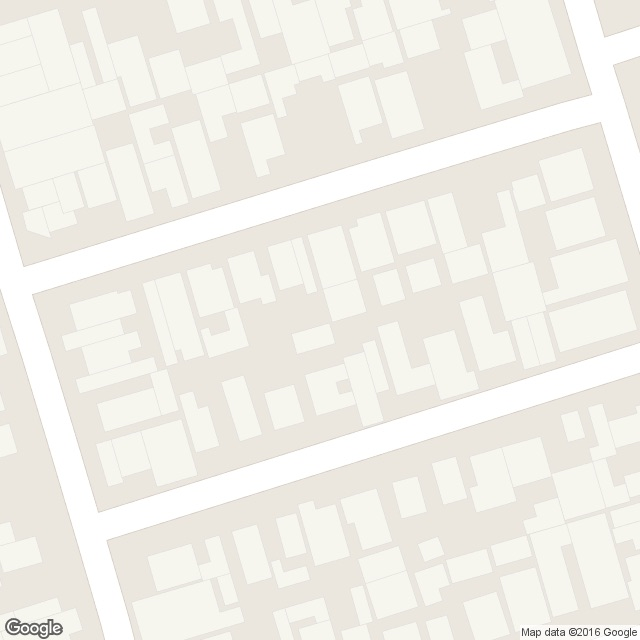
%> input picture Processamento Digital de Imagens/Exemplos_Professor/Exemplo_Segmentacao_12_Mapa.jpg, 640 x 640 px
$ octave Exemplo_Segmentacao_12.m   (GNU Octave 9; MATLAB toolbox functions it lacks are replaced by stand-ins)
%> lines starting %> are read from the running program, lines starting %| are printed output that depends on the picture; in (x1, y1, x2, y2) boxes, pixels count from 0 and x2, y2 are one past the last pixel; in counts of white or black regions, pixels touching at a corner belong together; the program's own positions count from 1
clear all;
clc;

a=imread('Exemplo_Segmentacao_12_Mapa.jpg');
%> a is the input picture: size 640x640x3 uint8; mean R, G, B 241.6, 239.7, 232.7
figure;
subplot(2,2,1);
imshow(a);
title('Mapa Original');

b = rgb2gray(a);
c=(im2bw(b, 0.93));
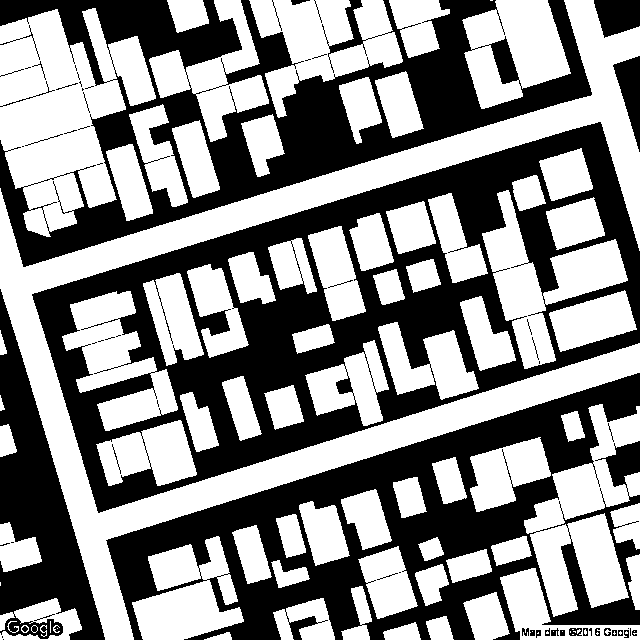
%> c: size 640x640 logical; 54.8% white; 64 black regions (27 under 20 px), largest, box (x1, y1, x2, y2) and area: (32, 122, 640, 513) 70187, (106, 373, 640, 640) 49056, (0, 0, 592, 267) 46918
subplot(2,2,2);
imshow(c);
title('Mapa de Quadras');

d=imread('Exemplo_Segmentacao_12_Mask.jpg');
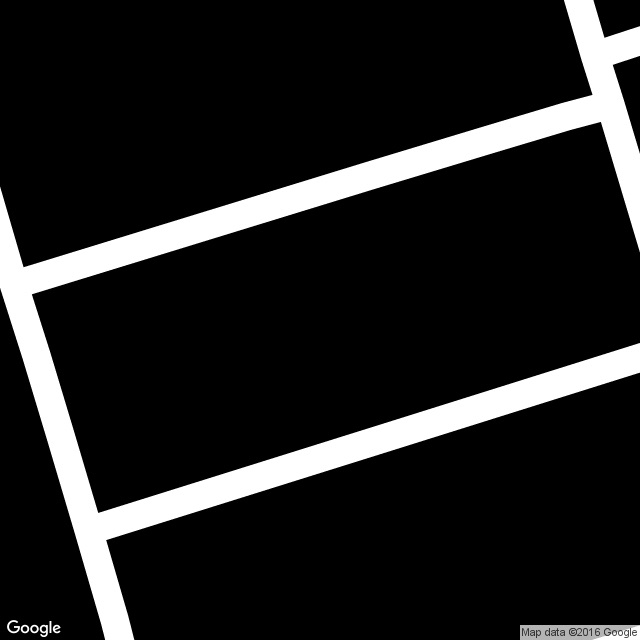
%> input picture Processamento Digital de Imagens/Exemplos_Professor/Exemplo_Segmentacao_12_Mask.jpg, 640 x 640 px
%> d is the input picture: size 640x640x3 uint8; min 0, max 255, mean 33.1
e=im2bw(rgb2gray(d));
%> e: size 640x640 logical; 13% white; 9 white regions (2 under 20 px), largest, box (x1, y1, x2, y2) and area: (0, 0, 640, 640) 51659, (520, 625, 640, 640) 1476, (7, 620, 20, 633) 67

f=c-e;
subplot(2,2,3);
imshow(f);
title('Mapa sem as Ruas');

g=imerode(f, strel('square' ,3));
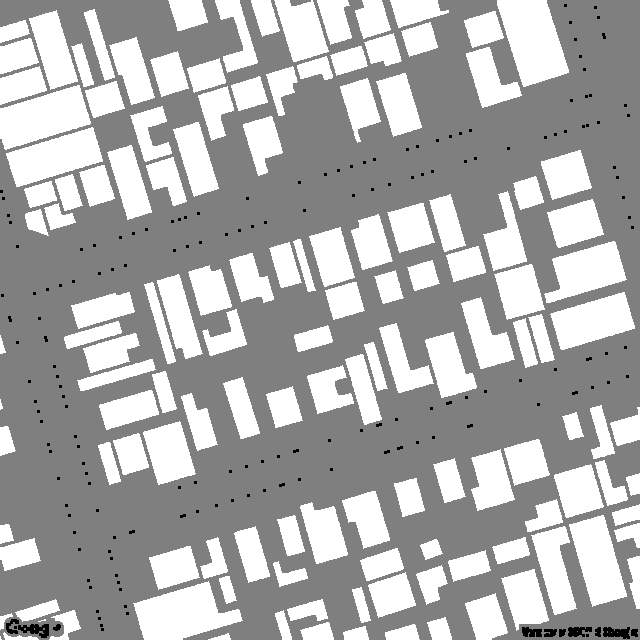
%> g: size 640x640 double; min -1, max 1, mean 0.355; drawn with min black and max white
subplot(2,2,4);
imshow(g);
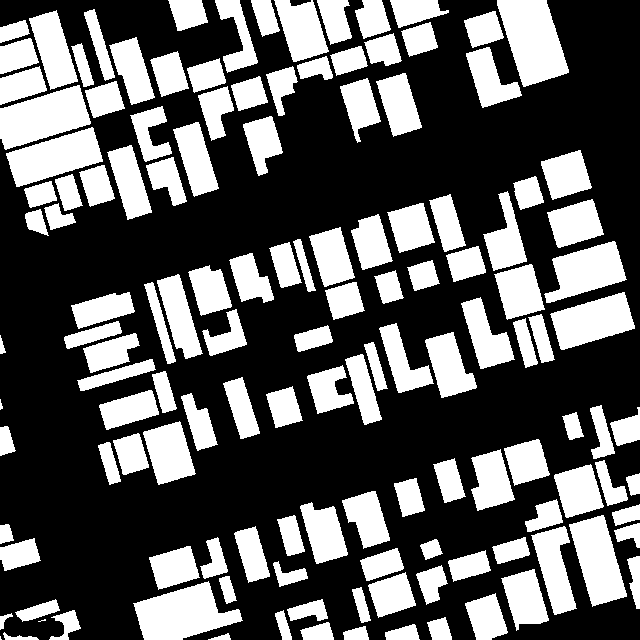
%> displayed picture: size 640x640, on the screen's scale of 0 to 255; 36.2% white; 136 white regions (2 under 20 px), largest, box (x1, y1, x2, y2) and area: (497, 0, 569, 87) 4073, (133, 581, 243, 640) 3890, (0, 85, 91, 150) 3616
title('Mapa sem as Ruas e Com Separacao dos Imoveis');

%%
% Um novo Exemplo para a Imagem das pe?as de Lego
%%

original = imread('Exemplo_Segmentacao_4.jpg');
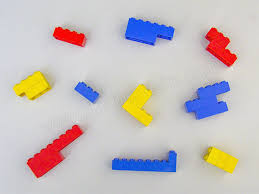
%> input picture Processamento Digital de Imagens/Exemplos_Professor/Exemplo_Segmentacao_4.jpg, 259 x 194 px
%> original is the input picture: size 194x259x3 uint8; mean R, G, B 197.8, 190.2, 190.1
azuis = original(:,:,1) < 90;
%> azuis: size 194x259 logical; 5.7% white; 4 white regions, box (x1, y1, x2, y2) and area: (185, 81, 230, 119) 958, (125, 18, 174, 45) 862, (112, 151, 177, 172) 783, (75, 82, 99, 102) 243
figure;
subplot(2,2,2);
imshow(azuis);
title('Pecas Azuis');

[B,L] = bwboundaries(azuis, 'noholes');
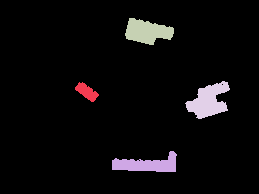
%> L: size 194x259 double; 5 distinct labels, from 0 to 4; one colour per label, 0 black
%> B = 4 boundaries; box (x1, y1, x2, y2) and points: (112, 151, 177, 172) 160, (185, 81, 230, 119) 146, (125, 18, 174, 45) 124, (75, 82, 99, 102) 55
stats = regionprops(L, 'Area');
%> stats = 4 regions; Area: 958, 862, 783, 243
qtd_azuis = sum([stats.Area] > 50);
%> qtd_azuis = 4
subplot(2,2,1);
imshow(original);
title(sprintf('\\fontsize{12}{Existem %d objetos azuis nessa imagem}', qtd_azuis));

subplot(2,2,3);
hold on
for k = 1:length(B)
    area = stats(k).Area;

    if area > 50
        boundary = B{k};
        plot(boundary(:,2), boundary(:,1), 'black', 'LineWidth', 2);
        text(boundary(1,2), boundary(1,1), sprintf('%.0f',area),...
            'Color', 'white',...
            'FontSize', 12,...
            'FontWeight', 'bold',...
            'BackgroundColor', 'black');
    end
end
%> this loop made 4 passes
%> area on passes 1 to 4: 243, 783, 862, 958
%> after the loop, boundary = 146 rows, first 12: [104 186; 103 187; 102 188; 102 189; 102 190; 102 191; 102 192; 102 193; 101 194; 100 195; 100 196; 99 197]
title('Apenas os Azuis Detectados');
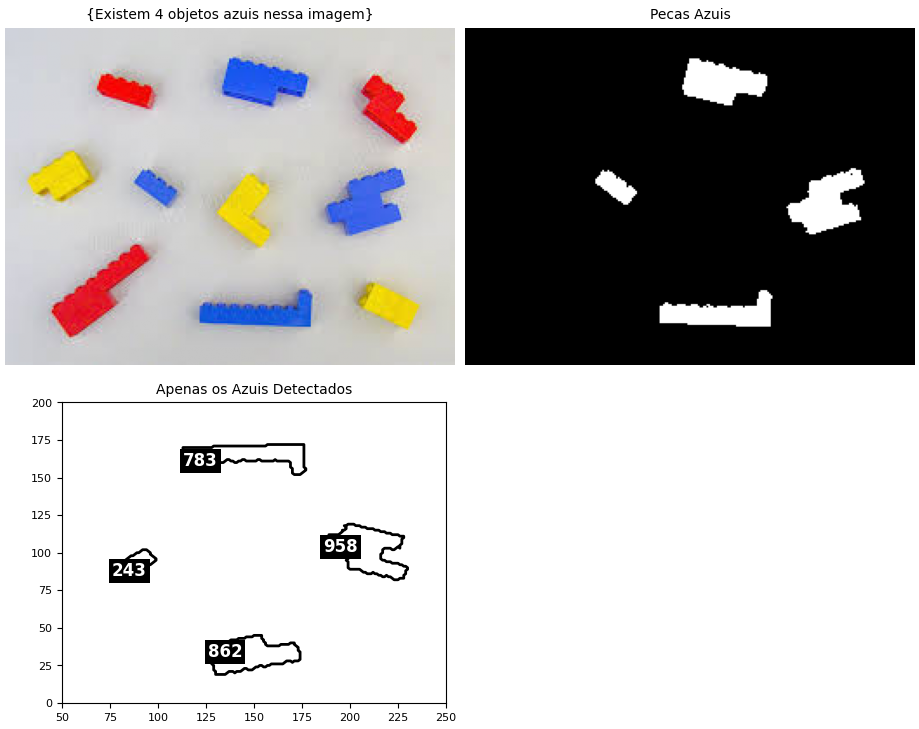
%> figure redrawn from the program's plot data, 3 panels
hold off
